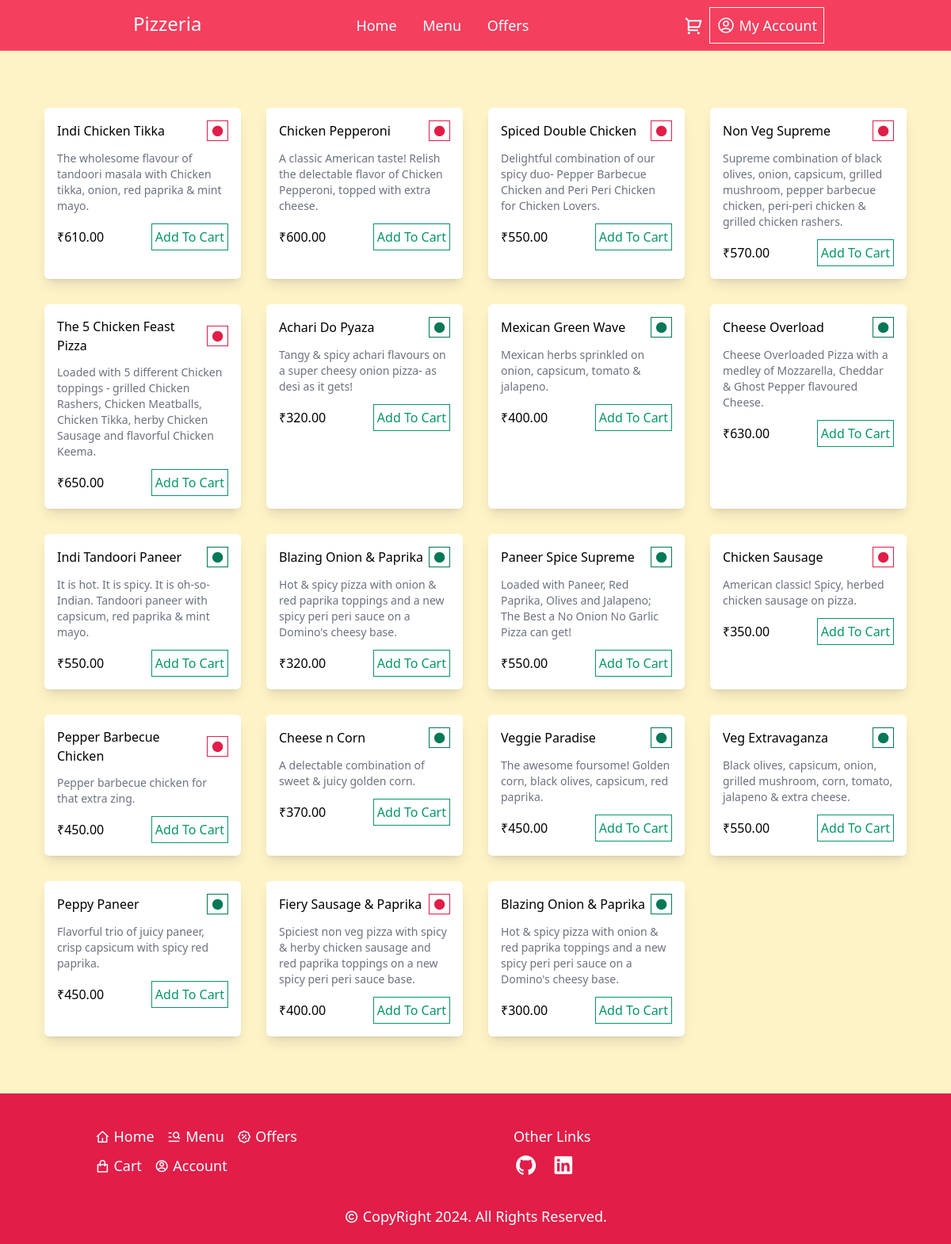
The page /menu/ (signed in) on the database its author committed.
### orders/models.py (models this page shows)
class BaseModel(models.Model):
    uid = models.UUIDField(default=uuid.uuid4, editable=False, primary_key=True)
    created_at = models.DateTimeField(default=timezone.now)
    updated_at = models.DateTimeField(default=timezone.now)
    class Meta:
        abstract = True

class Pizza(BaseModel):
    CATEGORY_CHOICE = [
        ('Veg', 'Veg'), ('Non-Veg', 'Non-Veg')
    ]
    name = models.CharField(max_length=100)
    description = models.TextField()
    pizza_image = models.ImageField(upload_to="pizza_image/", null=True)
    category = models.CharField(max_length=20, choices=CATEGORY_CHOICE)
    price = models.DecimalField(max_digits=6, decimal_places=2)
    available = models.BooleanField(default=True)

### orders/views.py (the view)
# urls.py: path('menu/', index, name='index'),  # Pass the view function without parentheses
def index(request):
    menu = Pizza.objects.all().order_by('-updated_at')
    return render(request, 'index.html', {'menu':menu})

### templates/index.html (shortened to what this page needs)
{% extends 'base.html' %}
{% block main %}
<div class="grid grid-cols-1 md:grid-cols-2 lg:grid-cols-4 gap-5  md:gap-8 m-4 md:m-6">
  {% for m in menu %}
      <div class="bg-white shadow-lg rounded-md">
        <div class="p-4">
          <div class="flex justify-between items-center">
            <a href="{% url 'pizza_detail' m.uid %}" class="hover:text-amber-500"><h3 class="font-medium">{{ m.name }}</h3></a>
            <button class="cursor-text border px-1 {% if m.category == 'Veg' %}border-emerald-700{% else %}border-rose-600{% endif %}"><i class="ri-circle-fill {% if m.category == 'Veg' %}text-emerald-700{% else %}text-rose-600{% endif %} "></i></button>
          </div>
          <p class="text-gray-500 mt-3 text-sm">{{ m.description }}</p>
          <div class="mt-3 flex justify-between items-center">
            <p class="font-medium">₹{{ m.price }}</p>
            <a href="{% url 'add_item_cart' m.uid %}"><button class="border border-emerald-600 p-1 text-emerald-600 hover:bg-emerald-600 hover:text-white">Add To Cart</button></a>
          </div>
        </div>
      </div>
      {% endfor %}
  </div>
{% endblock %}

### rows shown on the page
Pizza: name "Indi Chicken Tikka", description "The wholesome flavour of tandoori masala with Chicken tikka, onion, red paprika & mint mayo.", price "610.00"
Pizza: name "Chicken Pepperoni", description "A classic American taste! Relish the delectable flavor of Chicken Pepperoni, topped with extra cheese.", price "600.00"
Pizza: name "Spiced Double Chicken", description "Delightful combination of our spicy duo- Pepper Barbecue Chicken and Peri Peri Chicken for Chicken Lovers.", price "550.00"
Pizza: name "Non Veg Supreme", description "Supreme combination of black olives, onion, capsicum, grilled mushroom, pepper barbecue chicken, peri-peri chicken & grilled chicken rashers.", price "570.00"
Pizza: name "The 5 Chicken Feast Pizza", description "Loaded with 5 different Chicken toppings - grilled Chicken Rashers, Chicken Meatballs, Chicken Tikka, herby Chicken Sausage and flavorful Chicken Keema.", price "650.00"
Pizza: name "Achari Do Pyaza", description "Tangy & spicy achari flavours on a super cheesy onion pizza- as desi as it gets!", price "320.00"
Pizza: name "Mexican Green Wave", description "Mexican herbs sprinkled on onion, capsicum, tomato & jalapeno.", price "400.00"
Pizza: name "Cheese Overload", description "Cheese Overloaded Pizza with a medley of Mozzarella, Cheddar & Ghost Pepper flavoured Cheese.", price "630.00"
Pizza: name "Indi Tandoori Paneer", description "It is hot. It is spicy. It is oh-so-Indian. Tandoori paneer with capsicum, red paprika & mint mayo.", price "550.00"
Pizza: name "Blazing Onion & Paprika", description "Hot & spicy pizza with onion & red paprika toppings and a new spicy peri peri sauce on a Domino's cheesy base.", price "320.00"
Pizza: name "Paneer Spice Supreme", description "Loaded with Paneer, Red Paprika, Olives and Jalapeno; The Best a No Onion No Garlic Pizza can get!", price "550.00"
Pizza: name "Chicken Sausage", description "American classic! Spicy, herbed chicken sausage on pizza.", price "350.00"
Pizza: name "Pepper Barbecue Chicken", description "Pepper barbecue chicken for that extra zing.", price "450.00"
Pizza: name "Cheese n Corn", description "A delectable combination of sweet & juicy golden corn.", price "370.00"
Pizza: name "Veggie Paradise", description "The awesome foursome! Golden corn, black olives, capsicum, red paprika.", price "450.00"
Pizza: name "Veg Extravaganza", description "Black olives, capsicum, onion, grilled mushroom, corn, tomato, jalapeno & extra cheese.", price "550.00"
Pizza: name "Peppy Paneer", description "Flavorful trio of juicy paneer, crisp capsicum with spicy red paprika.", price "450.00"
Pizza: name "Fiery Sausage & Paprika", description "Spiciest non veg pizza with spicy & herby chicken sausage and red paprika toppings on a new spicy peri peri sauce base.", price "400.00"
Pizza: name "Blazing Onion & Paprika", description "Hot & spicy pizza with onion & red paprika toppings and a new spicy peri peri sauce on a Domino's cheesy base.", price "300.00"
